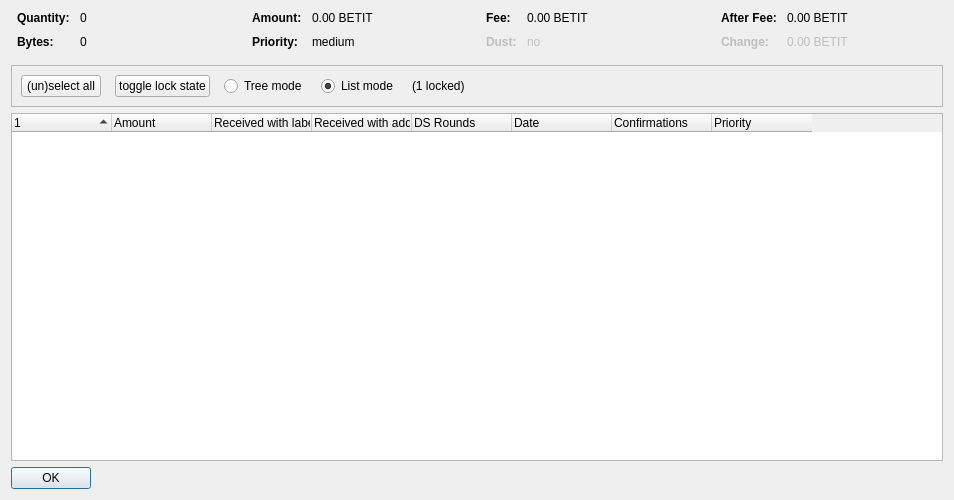
<?xml version="1.0" encoding="UTF-8"?>
<ui version="4.0">
 <class>CoinControlDialog</class>
 <widget class="QDialog" name="CoinControlDialog">
  <property name="geometry">
   <rect>
    <x>0</x>
    <y>0</y>
    <width>954</width>
    <height>500</height>
   </rect>
  </property>
  <property name="windowTitle">
   <string>Coin Selection</string>
  </property>
  <layout class="QVBoxLayout" name="verticalLayout">
   <item>
    <layout class="QHBoxLayout" name="horizontalLayoutTop" stretch="0,0,0,0">
     <property name="topMargin">
      <number>0</number>
     </property>
     <property name="bottomMargin">
      <number>10</number>
     </property>
     <item>
      <layout class="QFormLayout" name="formLayoutCoinControl1">
       <property name="horizontalSpacing">
        <number>10</number>
       </property>
       <property name="verticalSpacing">
        <number>10</number>
       </property>
       <property name="leftMargin">
        <number>6</number>
       </property>
       <property name="rightMargin">
        <number>6</number>
       </property>
       <item row="0" column="0">
        <widget class="QLabel" name="labelCoinControlQuantityText">
         <property name="font">
          <font>
           <weight>75</weight>
           <bold>true</bold>
          </font>
         </property>
         <property name="text">
          <string>Quantity:</string>
         </property>
        </widget>
       </item>
       <item row="0" column="1">
        <widget class="QLabel" name="labelCoinControlQuantity">
         <property name="cursor">
          <cursorShape>IBeamCursor</cursorShape>
         </property>
         <property name="contextMenuPolicy">
          <enum>Qt::ActionsContextMenu</enum>
         </property>
         <property name="text">
          <string notr="true">0</string>
         </property>
         <property name="textInteractionFlags">
          <set>Qt::LinksAccessibleByMouse|Qt::TextSelectableByKeyboard|Qt::TextSelectableByMouse</set>
         </property>
        </widget>
       </item>
       <item row="1" column="0">
        <widget class="QLabel" name="labelCoinControlBytesText">
         <property name="font">
          <font>
           <weight>75</weight>
           <bold>true</bold>
          </font>
         </property>
         <property name="text">
          <string>Bytes:</string>
         </property>
        </widget>
       </item>
       <item row="1" column="1">
        <widget class="QLabel" name="labelCoinControlBytes">
         <property name="cursor">
          <cursorShape>IBeamCursor</cursorShape>
         </property>
         <property name="contextMenuPolicy">
          <enum>Qt::ActionsContextMenu</enum>
         </property>
         <property name="text">
          <string notr="true">0</string>
         </property>
         <property name="textInteractionFlags">
          <set>Qt::LinksAccessibleByMouse|Qt::TextSelectableByKeyboard|Qt::TextSelectableByMouse</set>
         </property>
        </widget>
       </item>
      </layout>
     </item>
     <item>
      <layout class="QFormLayout" name="formLayoutCoinControl2">
       <property name="horizontalSpacing">
        <number>10</number>
       </property>
       <property name="verticalSpacing">
        <number>10</number>
       </property>
       <property name="leftMargin">
        <number>6</number>
       </property>
       <property name="rightMargin">
        <number>6</number>
       </property>
       <item row="0" column="0">
        <widget class="QLabel" name="labelCoinControlAmountText">
         <property name="font">
          <font>
           <weight>75</weight>
           <bold>true</bold>
          </font>
         </property>
         <property name="text">
          <string>Amount:</string>
         </property>
        </widget>
       </item>
       <item row="0" column="1">
        <widget class="QLabel" name="labelCoinControlAmount">
         <property name="cursor">
          <cursorShape>IBeamCursor</cursorShape>
         </property>
         <property name="contextMenuPolicy">
          <enum>Qt::ActionsContextMenu</enum>
         </property>
         <property name="text">
          <string notr="true">0.00 BETIT</string>
         </property>
         <property name="textInteractionFlags">
          <set>Qt::LinksAccessibleByMouse|Qt::TextSelectableByKeyboard|Qt::TextSelectableByMouse</set>
         </property>
        </widget>
       </item>
       <item row="1" column="0">
        <widget class="QLabel" name="labelCoinControlPriorityText">
         <property name="font">
          <font>
           <weight>75</weight>
           <bold>true</bold>
          </font>
         </property>
         <property name="text">
          <string>Priority:</string>
         </property>
        </widget>
       </item>
       <item row="1" column="1">
        <widget class="QLabel" name="labelCoinControlPriority">
         <property name="cursor">
          <cursorShape>IBeamCursor</cursorShape>
         </property>
         <property name="contextMenuPolicy">
          <enum>Qt::ActionsContextMenu</enum>
         </property>
         <property name="text">
          <string>medium</string>
         </property>
         <property name="textInteractionFlags">
          <set>Qt::LinksAccessibleByMouse|Qt::TextSelectableByKeyboard|Qt::TextSelectableByMouse</set>
         </property>
        </widget>
       </item>
      </layout>
     </item>
     <item>
      <layout class="QFormLayout" name="formLayoutCoinControl3">
       <property name="horizontalSpacing">
        <number>10</number>
       </property>
       <property name="verticalSpacing">
        <number>10</number>
       </property>
       <property name="leftMargin">
        <number>6</number>
       </property>
       <property name="rightMargin">
        <number>6</number>
       </property>
       <item row="0" column="0">
        <widget class="QLabel" name="labelCoinControlFeeText">
         <property name="font">
          <font>
           <weight>75</weight>
           <bold>true</bold>
          </font>
         </property>
         <property name="text">
          <string>Fee:</string>
         </property>
        </widget>
       </item>
       <item row="0" column="1">
        <widget class="QLabel" name="labelCoinControlFee">
         <property name="cursor">
          <cursorShape>IBeamCursor</cursorShape>
         </property>
         <property name="contextMenuPolicy">
          <enum>Qt::ActionsContextMenu</enum>
         </property>
         <property name="text">
          <string notr="true">0.00 BETIT</string>
         </property>
         <property name="textInteractionFlags">
          <set>Qt::LinksAccessibleByMouse|Qt::TextSelectableByKeyboard|Qt::TextSelectableByMouse</set>
         </property>
        </widget>
       </item>
       <item row="1" column="0">
        <widget class="QLabel" name="labelCoinControlLowOutputText">
         <property name="enabled">
          <bool>false</bool>
         </property>
         <property name="font">
          <font>
           <weight>75</weight>
           <bold>true</bold>
          </font>
         </property>
         <property name="text">
          <string>Dust:</string>
         </property>
        </widget>
       </item>
       <item row="1" column="1">
        <widget class="QLabel" name="labelCoinControlLowOutput">
         <property name="enabled">
          <bool>false</bool>
         </property>
         <property name="cursor">
          <cursorShape>IBeamCursor</cursorShape>
         </property>
         <property name="contextMenuPolicy">
          <enum>Qt::ActionsContextMenu</enum>
         </property>
         <property name="text">
          <string>no</string>
         </property>
         <property name="textInteractionFlags">
          <set>Qt::LinksAccessibleByMouse|Qt::TextSelectableByKeyboard|Qt::TextSelectableByMouse</set>
         </property>
        </widget>
       </item>
      </layout>
     </item>
     <item>
      <layout class="QFormLayout" name="formLayoutCoinControl4">
       <property name="horizontalSpacing">
        <number>10</number>
       </property>
       <property name="verticalSpacing">
        <number>10</number>
       </property>
       <property name="leftMargin">
        <number>6</number>
       </property>
       <property name="rightMargin">
        <number>6</number>
       </property>
       <item row="0" column="0">
        <widget class="QLabel" name="labelCoinControlAfterFeeText">
         <property name="font">
          <font>
           <weight>75</weight>
           <bold>true</bold>
          </font>
         </property>
         <property name="text">
          <string>After Fee:</string>
         </property>
        </widget>
       </item>
       <item row="0" column="1">
        <widget class="QLabel" name="labelCoinControlAfterFee">
         <property name="cursor">
          <cursorShape>IBeamCursor</cursorShape>
         </property>
         <property name="contextMenuPolicy">
          <enum>Qt::ActionsContextMenu</enum>
         </property>
         <property name="text">
          <string notr="true">0.00 BETIT</string>
         </property>
         <property name="textInteractionFlags">
          <set>Qt::LinksAccessibleByMouse|Qt::TextSelectableByKeyboard|Qt::TextSelectableByMouse</set>
         </property>
        </widget>
       </item>
       <item row="1" column="0">
        <widget class="QLabel" name="labelCoinControlChangeText">
         <property name="enabled">
          <bool>false</bool>
         </property>
         <property name="font">
          <font>
           <weight>75</weight>
           <bold>true</bold>
          </font>
         </property>
         <property name="text">
          <string>Change:</string>
         </property>
        </widget>
       </item>
       <item row="1" column="1">
        <widget class="QLabel" name="labelCoinControlChange">
         <property name="enabled">
          <bool>false</bool>
         </property>
         <property name="cursor">
          <cursorShape>IBeamCursor</cursorShape>
         </property>
         <property name="contextMenuPolicy">
          <enum>Qt::ActionsContextMenu</enum>
         </property>
         <property name="text">
          <string notr="true">0.00 BETIT</string>
         </property>
         <property name="textInteractionFlags">
          <set>Qt::LinksAccessibleByMouse|Qt::TextSelectableByKeyboard|Qt::TextSelectableByMouse</set>
         </property>
        </widget>
       </item>
      </layout>
     </item>
    </layout>
   </item>
   <item>
    <widget class="QFrame" name="frame">
     <property name="minimumSize">
      <size>
       <width>0</width>
       <height>40</height>
      </size>
     </property>
     <property name="frameShape">
      <enum>QFrame::StyledPanel</enum>
     </property>
     <property name="frameShadow">
      <enum>QFrame::Sunken</enum>
     </property>
     <layout class="QHBoxLayout" name="horizontalLayout">
      <item>
       <layout class="QHBoxLayout" name="horizontalLayoutPanel" stretch="0,0,0,0,0,0">
        <property name="spacing">
         <number>14</number>
        </property>
        <item>
         <widget class="QPushButton" name="pushButtonSelectAll">
          <property name="sizePolicy">
           <sizepolicy hsizetype="Maximum" vsizetype="Fixed">
            <horstretch>0</horstretch>
            <verstretch>0</verstretch>
           </sizepolicy>
          </property>
          <property name="text">
           <string>(un)select all</string>
          </property>
          <property name="autoDefault">
           <bool>false</bool>
          </property>
         </widget>
        </item>
        <item>
         <widget class="QPushButton" name="pushButtonToggleLock">
          <property name="sizePolicy">
           <sizepolicy hsizetype="Maximum" vsizetype="Fixed">
            <horstretch>0</horstretch>
            <verstretch>0</verstretch>
           </sizepolicy>
          </property>
          <property name="text">
           <string>toggle lock state</string>
          </property>
          <property name="autoDefault">
           <bool>false</bool>
          </property>
         </widget>
        </item>
        <item>
         <widget class="QRadioButton" name="radioTreeMode">
          <property name="sizePolicy">
           <sizepolicy hsizetype="Maximum" vsizetype="Fixed">
            <horstretch>0</horstretch>
            <verstretch>0</verstretch>
           </sizepolicy>
          </property>
          <property name="text">
           <string>Tree mode</string>
          </property>
         </widget>
        </item>
        <item>
         <widget class="QRadioButton" name="radioListMode">
          <property name="sizePolicy">
           <sizepolicy hsizetype="Maximum" vsizetype="Fixed">
            <horstretch>0</horstretch>
            <verstretch>0</verstretch>
           </sizepolicy>
          </property>
          <property name="text">
           <string>List mode</string>
          </property>
          <property name="checked">
           <bool>true</bool>
          </property>
         </widget>
        </item>
        <item>
         <widget class="QLabel" name="labelLocked">
          <property name="text">
           <string>(1 locked)</string>
          </property>
         </widget>
        </item>
        <item>
         <spacer name="horizontalSpacer">
          <property name="orientation">
           <enum>Qt::Horizontal</enum>
          </property>
          <property name="sizeHint" stdset="0">
           <size>
            <width>40</width>
            <height>20</height>
           </size>
          </property>
         </spacer>
        </item>
       </layout>
      </item>
     </layout>
    </widget>
   </item>
   <item>
    <widget class="CoinControlTreeWidget" name="treeWidget">
     <property name="contextMenuPolicy">
      <enum>Qt::CustomContextMenu</enum>
     </property>
     <property name="sortingEnabled">
      <bool>false</bool>
     </property>
     <property name="columnCount">
      <number>8</number>
     </property>
     <attribute name="headerShowSortIndicator" stdset="0">
      <bool>true</bool>
     </attribute>
     <attribute name="headerStretchLastSection">
      <bool>false</bool>
     </attribute>
     <column>
      <property name="text">
       <string/>
      </property>
     </column>
     <column>
      <property name="text">
       <string>Amount</string>
      </property>
     </column>
     <column>
      <property name="text">
       <string>Received with label</string>
      </property>
     </column>
     <column>
      <property name="text">
       <string>Received with address</string>
      </property>
     </column>
     <column>
      <property name="text">
       <string>DS Rounds</string>
      </property>
     </column>
     <column>
      <property name="text">
       <string>Date</string>
      </property>
     </column>
     <column>
      <property name="text">
       <string>Confirmations</string>
      </property>
      <property name="toolTip">
       <string>Confirmed</string>
      </property>
     </column>
     <column>
      <property name="text">
       <string>Priority</string>
      </property>
     </column>
    </widget>
   </item>
   <item>
    <widget class="QDialogButtonBox" name="buttonBox">
     <property name="sizePolicy">
      <sizepolicy hsizetype="Maximum" vsizetype="Fixed">
       <horstretch>0</horstretch>
       <verstretch>0</verstretch>
      </sizepolicy>
     </property>
     <property name="orientation">
      <enum>Qt::Horizontal</enum>
     </property>
     <property name="standardButtons">
      <set>QDialogButtonBox::Ok</set>
     </property>
    </widget>
   </item>
  </layout>
 </widget>
 <customwidgets>
  <customwidget>
   <class>CoinControlTreeWidget</class>
   <extends>QTreeWidget</extends>
   <header>coincontroltreewidget.h</header>
  </customwidget>
 </customwidgets>
 <resources/>
 <connections/>
</ui>
